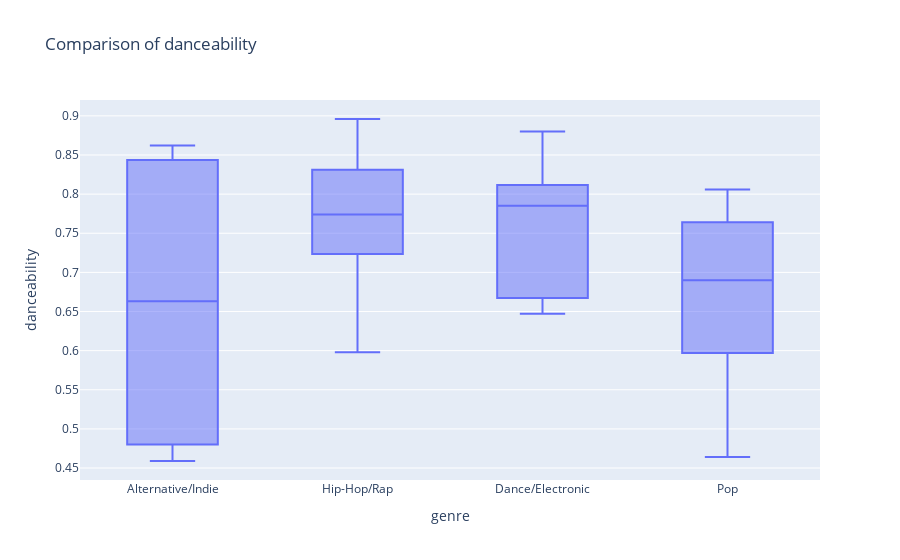

The notebook cell saved with this chart:
### Markdown cell above
**Hip-Hop/Rap has the highest mean danceability, closely followed by Dance/Electronics** It might be nicer to see the differences between these genres in a figure

### Code cell
px.box(compare_dance,x = 'genre', y = 'danceability', title="Comparison of danceability")

### Figure 1 — Plotly figure (JSON) as saved in the notebook; plotly's stock layout.template omitted (floating-point values rounded to 4 significant figures)
{"data": [{"alignmentgroup": "True", "hovertemplate": "genre=%{x}<br>danceability=%{y}<extra></extra>", "legendgroup": "", "marker": {"color": "#636efa"}, "name": "", "notched": false, "offsetgroup": "", "orientation": "v", "showlegend": false, "type": "box", "x": ["Alternative/Indie", "Hip-Hop/Rap", "Dance/Electronic", "Hip-Hop/Rap", "Pop", "Hip-Hop/Rap", "Alternative/Indie", "Pop", "Hip-Hop/Rap", "Hip-Hop/Rap", "Pop", "Hip-Hop/Rap", "Alternative/Indie", "Pop", "Hip-Hop/Rap", "Hip-Hop/Rap", "Pop", "Dance/Electronic", "Pop", "Pop", "Hip-Hop/Rap", "Pop", "Alternative/Indie", "Dance/Electronic", "Pop", "Hip-Hop/Rap", "Pop", "Dance/Electronic", "Hip-Hop/Rap", "Pop", "Hip-Hop/Rap", "Pop", "Pop", "Pop", "Dance/Electronic", "Hip-Hop/Rap"], "x0": " ", "xaxis": "x", "y": [0.825, 0.896, 0.785, 0.746, 0.548, 0.726, 0.501, 0.803, 0.621, 0.774, 0.806, 0.83, 0.459, 0.764, 0.795, 0.767, 0.676, 0.789, 0.704, 0.759, 0.808, 0.676, 0.862, 0.674, 0.672, 0.598, 0.783, 0.88, 0.841, 0.723, 0.716, 0.511, 0.597, 0.464, 0.647, 0.834], "y0": " ", "yaxis": "y"}], "layout": {"boxmode": "group", "legend": {"tracegroupgap": 0}, "title": {"text": "Comparison of danceability"}, "xaxis": {"anchor": "y", "domain": [0, 1], "title": {"text": "genre"}}, "yaxis": {"anchor": "x", "domain": [0, 1], "title": {"text": "danceability"}}}}
